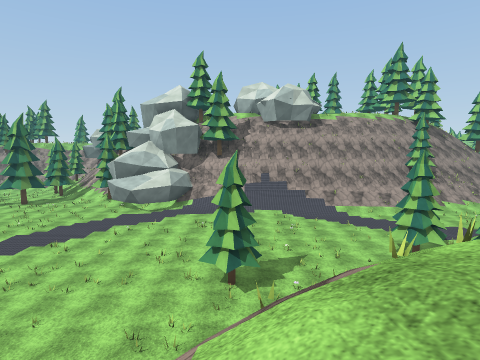
View 1 (above)

24 first-person views from a walk through a 3-D level made in the Unity game engine. The camera is 1.3 m above the floor, tilts 6° down and sees 80° across. The floor is counted in squares, 2 m on a side. Each view is taken from the middle of a square. On the plan, view 1 faces up. The plan holds only what a view shows up to about 9 squares ahead; the rest is blank. The place goes on beyond the plan. Surface patterns are stand-ins for the level's own textures.

View 2
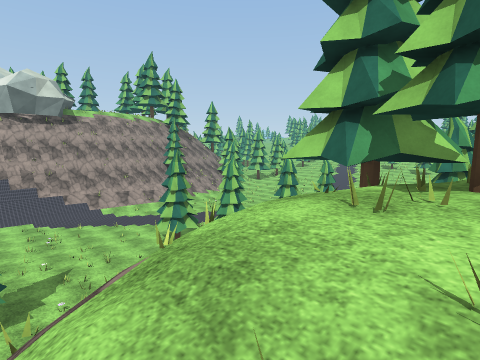

View 3
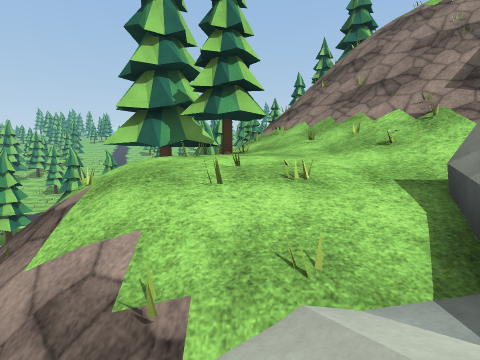

View 4
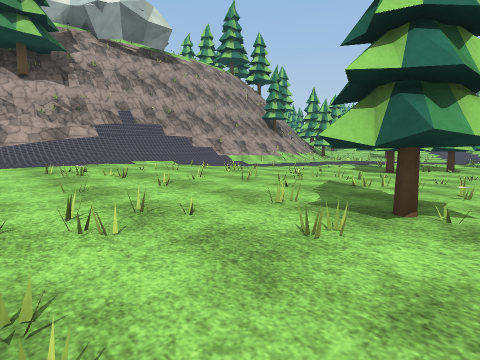

View 5
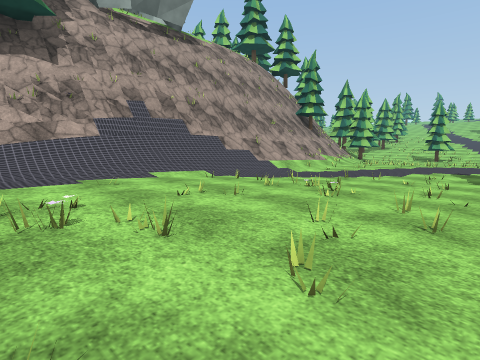

View 6
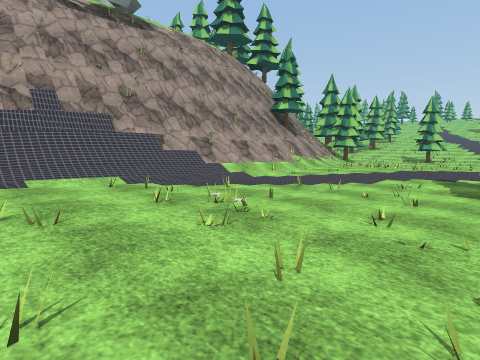

View 7
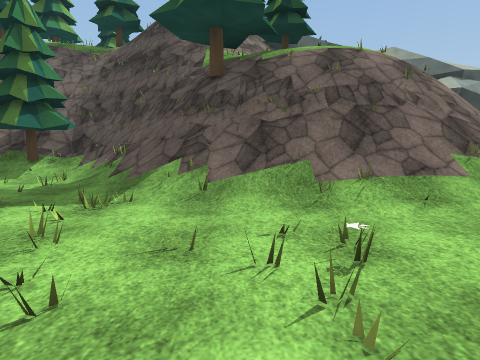

View 8
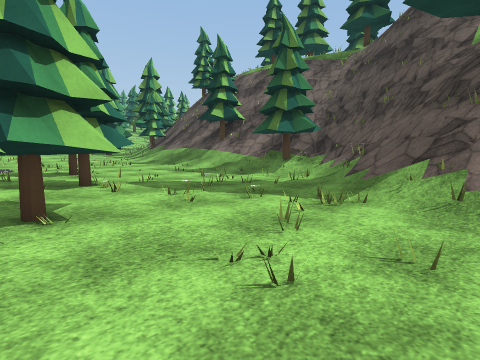

View 9
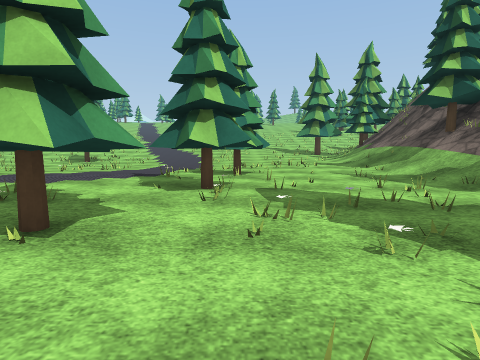

View 10
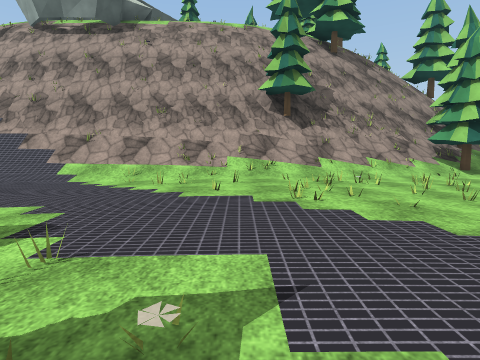

View 11
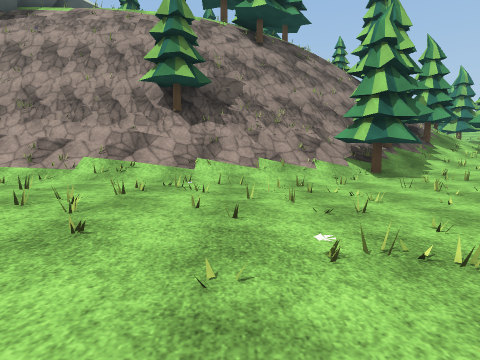

View 12
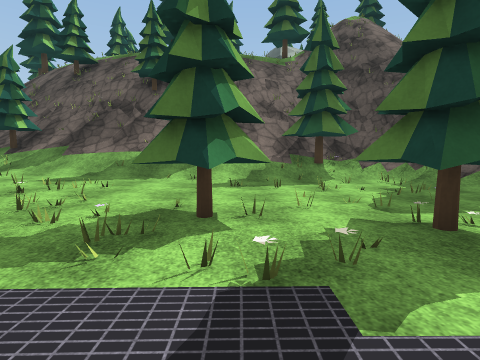

View 13
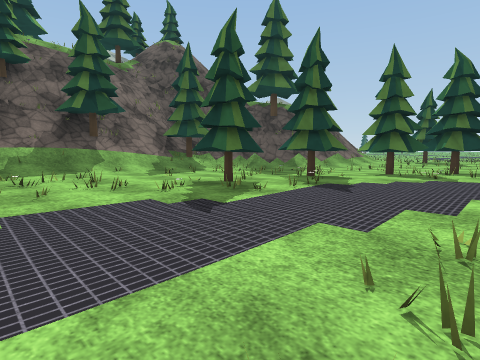

View 14
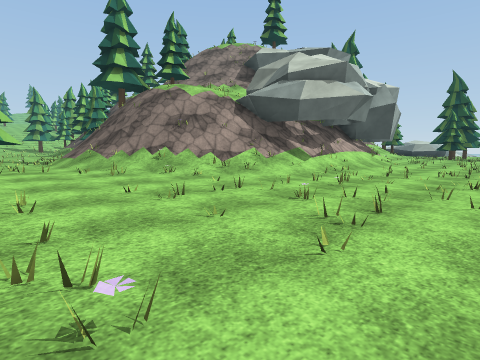

View 15
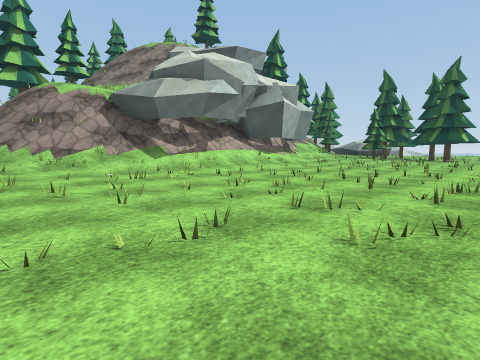

View 16
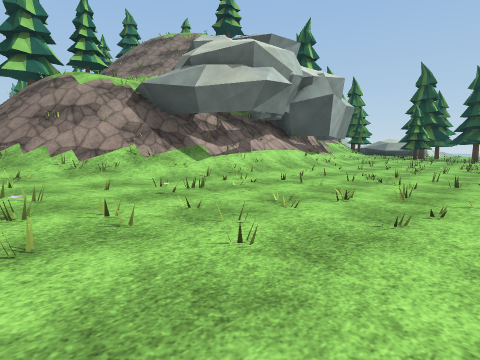

View 17
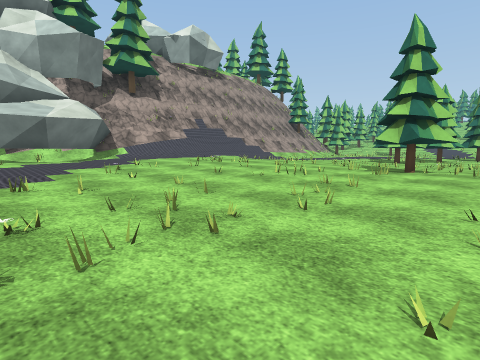

View 18
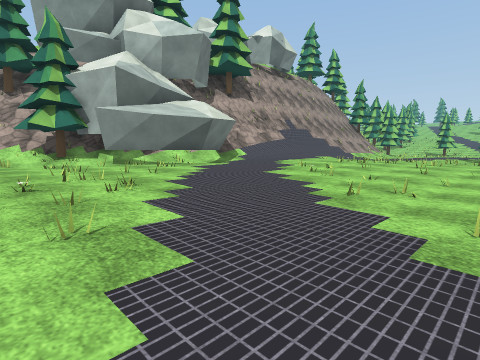

View 19
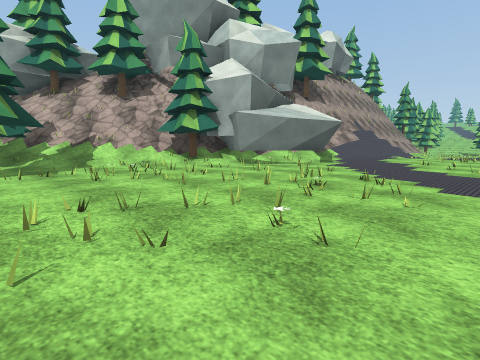

View 20
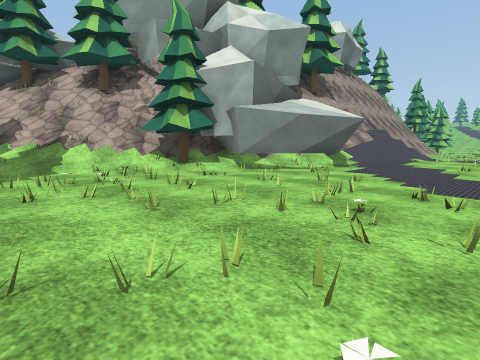

View 21
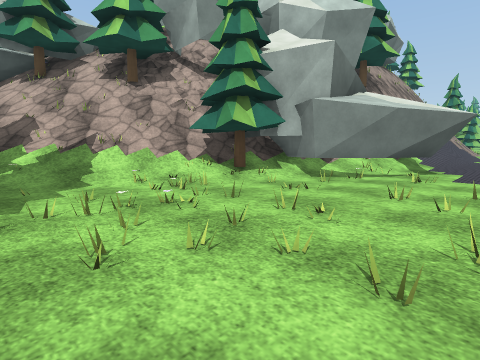

View 22
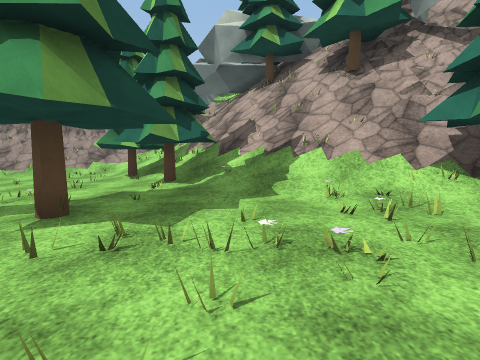

View 23
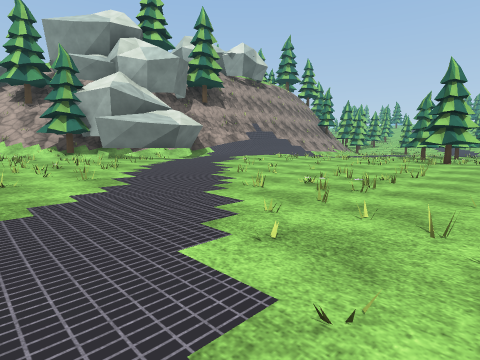

View 24
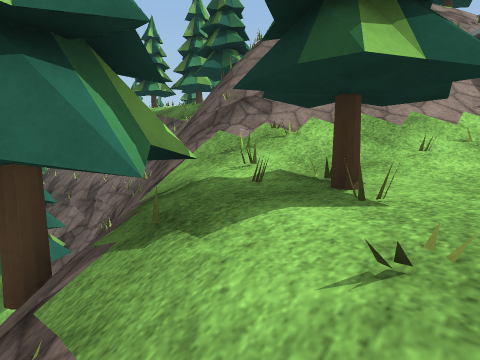

### Floor plan
Key: @ floor where view 1 was taken; # wall or solid block; x gap in a wall; . main floor; : floor 0.25 m higher than the main floor; + floor 0.75 m higher than the main floor; * floor 6 m higher than the main floor; % floor 6.25 m higher than the main floor; / step, stairs or slope; = window, fence, low wall or low ledge; v drop or lower ground.
Columns run from 13 left of view 1 to 15 right of it. Each row starts with its distance up from view 1.
 23    #/
 22 ///##
 21 #///###
 20 ##///###
 19 ##////#        #
 18 ::+// # v    vv###vvvvv v####
 17 #::+/###vv #######   ######=#
 16 :::+++###v /############=///=
 15 :::++++###////////////////:::
 14 :::++++##++++++++::::++ /::..
 13 ::::::++++++++++:::::+++:::..
 12 .:+::::::+++++++:::::+++:::..
 11 ..::::::::++/+++:::::+++:::.
 10 ....::::::::++::::::::++:::..
  9   .......:::::::::##:::::::::
  8   ........::::::..###::::::::
  7   .........::#::....#x####:::
  6   .........::#::......####:::
  5   .........:::///......::::::
  4   .........:///////....:::::+
  3   ........=///=/==#/....::::+
  2   ........///=#//###/:///////
  1   ........=////%#######//#///
  0   .......////@*%##/v##//////=
 -1   ......./## /*%////v#######
 -2    ....../// #//////v#=
 -3    ....../#   //////==
 -4    ......       =/// #
 -5    ......       =//
 -6    .....
 -7    ....

Positions as (right, up) in squares from view 1, and headings:
1: (0, 0), facing up
2: (0, 0), facing up-right
3: (-2, 0), facing right
4: (-3, 6), facing up-right
5: (-2, 9), facing up-right
6: (0, 9), facing up-right
7: (4, 8), facing down
8: (4, 8), facing down-right
9: (5, 6), facing right
10: (9, 8), facing up
11: (12, 9), facing up
12: (11, 9), facing down
13: (15, 10), facing down-left
14: (-8, 7), facing down-right
15: (-11, 4), facing down-right
16: (-9, 4), facing down-right
17: (-7, 5), facing up-right
18: (-10, 8), facing up-right
19: (-13, 10), facing up-right
20: (-12, 11), facing up-right
21: (-12, 13), facing up-right
22: (-11, 14), facing up
23: (-11, 5), facing up-right
24: (2, 2), facing down-right
